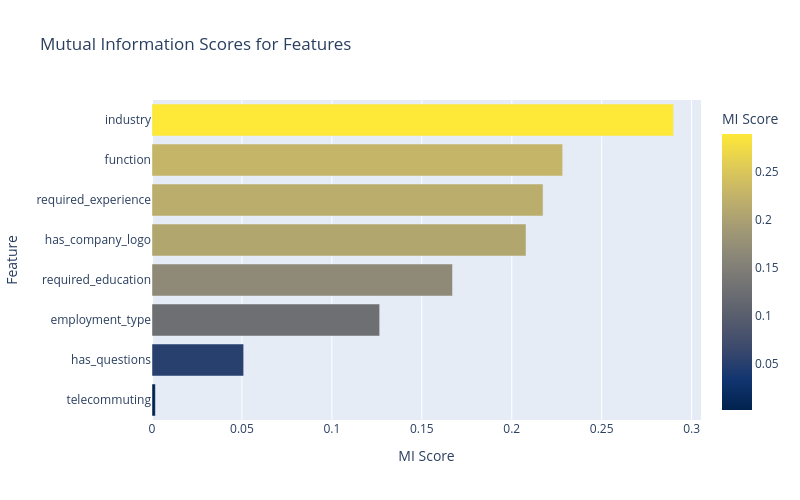
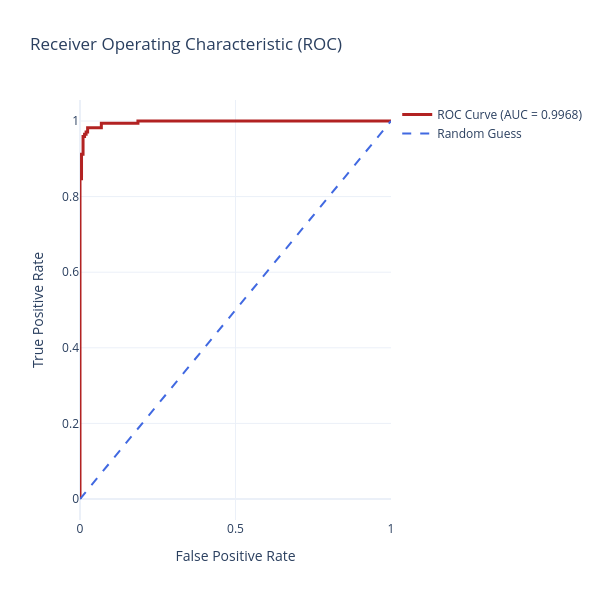
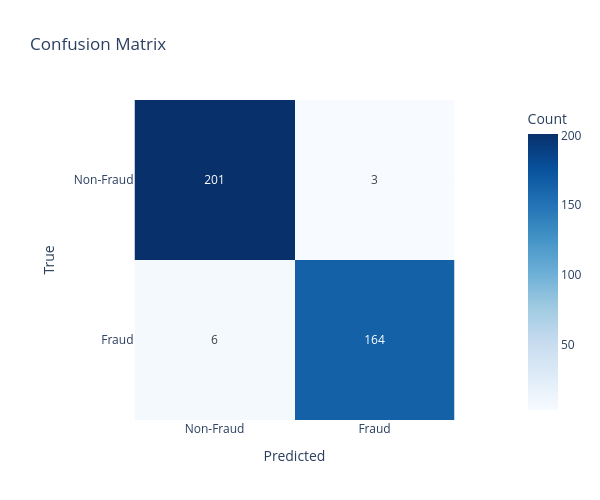

Notebook source saved alongside these figures, in order:
### Markdown cell above
## Final Logistic Model

### Code cell
# Define feature categories
text_columns = ['title', 'company_profile', 'description', 'requirements', 'benefits']
categorical_columns = ['employment_type', 'required_experience', 'required_education', 'function', 'industry']
numerical_columns = ['telecommuting', 'has_company_logo', 'has_questions']

# Preprocess text data
data[text_columns] = data[text_columns].fillna('').applymap(preprocess_text)

# Compute MI scores for categorical and numerical features
X_numerical = data[numerical_columns]
X_categorical = data[categorical_columns].apply(lambda x: x.astype('category').cat.codes)  # Convert categorical to numerical codes
y = data['fraudulent']  # Target variable

mi_numerical = mutual_info_classif(X_numerical, y)
mi_categorical = mutual_info_classif(X_categorical, y)

# Create a DataFrame of MI scores
mi_scores = pd.DataFrame({
    'Feature': numerical_columns + categorical_columns,
    'MI Score': np.concatenate([mi_numerical, mi_categorical])
})

# Define a threshold for MI scores (e.g., 0.1)
mi_threshold = 0.15

# Sort by MI score and select features above the threshold
mi_scores = mi_scores.sort_values(by='MI Score', ascending=False)
top_mi_features = mi_scores[mi_scores['MI Score'] > mi_threshold]['Feature'].tolist()

# Visualization of MI Scores (Plotly)
fig_mi = px.bar(
    mi_scores,
    x='MI Score',
    y='Feature',
    orientation='h',
    color='MI Score',
    color_continuous_scale='Cividis',
    title='Mutual Information Scores for Features'
)
fig_mi.update_layout(yaxis={'categoryorder': 'total ascending'}, width=800, height=500)
fig_mi.show()

# Final selected features: All text columns + Top MI-selected categorical/numerical features
selected_features = text_columns + top_mi_features
print(f"\nSelected Features for Model: {selected_features}\n")

# TF-IDF Vectorization for text data
tfidf_transformers = [(col, TfidfVectorizer(max_features=5000), col) for col in text_columns]

# Define preprocessing pipeline with selected features
preprocessor = ColumnTransformer(
    transformers=tfidf_transformers + [
        ('num', MinMaxScaler(), [f for f in numerical_columns if f in top_mi_features]),  # Only selected numerical features
        ('cat', TargetEncoder(), [f for f in categorical_columns if f in top_mi_features])  # Target Encoding instead of OneHotEncoder
    ]
)

# Model pipeline
pipeline = Pipeline([
    ('preprocessor', preprocessor),
    ('classifier', LogisticRegression())
])

# Split into training and testing sets
X_train, X_test, y_train, y_test = train_test_split(
    data[selected_features], y, test_size=0.2, random_state=42
)

# Train the model
pipeline.fit(X_train, y_train)

# Cross-validation
cv = StratifiedKFold(n_splits=5, shuffle=True, random_state=42)
cross_val_scores = cross_val_score(pipeline, data[selected_features], y, cv=cv, scoring='accuracy')

print(f"Cross-validation scores: {cross_val_scores}")
print(f"Average cross-validation score: {cross_val_scores.mean():.4f}")

# SHAP Analysis
X_train_transformed = pipeline.named_steps['preprocessor'].fit_transform(X_train, y_train)
X_test_transformed = pipeline.named_steps['preprocessor'].transform(X_test)

# Preprocessing and feature names extraction for TF-IDF (text columns)
feature_names = []
for col, vectorizer, _ in tfidf_transformers:
    vectorizer_fitted = vectorizer.fit(data[col])
    feature_names.extend(vectorizer_fitted.get_feature_names_out())

# Handling numerical feature names
numerical_feature_names = [f for f in numerical_columns if f in top_mi_features]
# After scaling, the numerical feature names need to be preserved
numerical_feature_names_scaled = numerical_feature_names  # After MinMax scaling, these should be the same

# Handling categorical feature names
categorical_feature_names = [f for f in categorical_columns if f in top_mi_features]

# Combine all feature names (text, numerical, and categorical)
all_feature_names = feature_names + numerical_feature_names_scaled + categorical_feature_names

# Ensure SHAP explainer is correctly initialized
explainer = shap.Explainer(pipeline.named_steps['classifier'], X_train_transformed)

# Compute SHAP values
shap_values = explainer(X_test_transformed)

# SHAP summary plot (Matplotlib remains)
shap.summary_plot(shap_values, X_test_transformed, feature_names=all_feature_names)

# SHAP bar plot (Matplotlib remains)
shap.summary_plot(shap_values, X_test_transformed, feature_names=all_feature_names, plot_type="bar")

# Model Evaluation
y_pred = pipeline.predict(X_test)

accuracy = accuracy_score(y_test, y_pred)
precision = precision_score(y_test, y_pred)
recall = recall_score(y_test, y_pred)
f1 = f1_score(y_test, y_pred)

print(f"\nModel Performance:")
print(f"Accuracy: {accuracy:.4f}")
print(f"Precision: {precision:.4f}")
print(f"Recall: {recall:.4f}")
print(f"F1 Score: {f1:.4f}")

# ROC Curve (Plotly)
fpr, tpr, thresholds = roc_curve(y_test, pipeline.predict_proba(X_test)[:, 1])
roc_auc = auc(fpr, tpr)

fig_roc = go.Figure()
fig_roc.add_trace(go.Scatter(x=fpr, y=tpr, mode='lines',
                             name=f'ROC Curve (AUC = {roc_auc:.4f})',
                             line=dict(color='firebrick', width=3)))
fig_roc.add_trace(go.Scatter(x=[0, 1], y=[0, 1], mode='lines',
                             name='Random Guess',
                             line=dict(color='royalblue', dash='dash')))
fig_roc.update_layout(title='Receiver Operating Characteristic (ROC)',
                      xaxis_title='False Positive Rate',
                      yaxis_title='True Positive Rate',
                      width=600, height=600,
                      template='plotly_white')
fig_roc.show()

# Confusion Matrix (Plotly)
conf_matrix = confusion_matrix(y_test, y_pred)
conf_matrix_df = pd.DataFrame(conf_matrix,
                              index=['Non-Fraud', 'Fraud'],
                              columns=['Non-Fraud', 'Fraud'])

fig_cm = px.imshow(conf_matrix_df,
                   text_auto=True,
                   color_continuous_scale='Blues',
                   title='Confusion Matrix',
                   labels=dict(x="Predicted", y="True", color="Count"))
fig_cm.update_layout(width=600, height=500, template='plotly_white')
fig_cm.show()

# Scam Severity Score based on probability (the probability of being fraudulent)
scam_severity_score = pipeline.predict_proba(X_test)[:, 1]

# Add the scam severity score to the test dataset
X_test['scam_severity_score'] = scam_severity_score

# Display a few example predictions with scam severity score
print(f"\nExample Predictions with Scam Severity Scores:\n")
example_predictions = pd.DataFrame({
    'True Label': y_test,
    'Predicted Label': y_pred,
    'Scam Severity Score': scam_severity_score
})

print(example_predictions.head())

### Figure 1 — Plotly figure (JSON) as saved in the notebook; plotly's stock layout.template omitted (floating-point values rounded to 4 significant figures)
{"data": [{"hovertemplate": "MI Score=%{marker.color}<br>Feature=%{y}<extra></extra>", "legendgroup": "", "marker": {"color": [0.2899, 0.2283, 0.2174, 0.2079, 0.1671, 0.1266, 0.05096, 0.001866], "coloraxis": "coloraxis", "pattern": {"shape": ""}}, "name": "", "orientation": "h", "showlegend": false, "textposition": "auto", "type": "bar", "x": [0.2899, 0.2283, 0.2174, 0.2079, 0.1671, 0.1266, 0.05096, 0.001866], "xaxis": "x", "y": ["industry", "function", "required_experience", "has_company_logo", "required_education", "employment_type", "has_questions", "telecommuting"], "yaxis": "y"}], "layout": {"barmode": "relative", "coloraxis": {"colorbar": {"title": {"text": "MI Score"}}, "colorscale": [[0, "#00224e"], [0.1111, "#123570"], [0.2222, "#3b496c"], [0.3333, "#575d6d"], [0.4444, "#707173"], [0.5556, "#8a8678"], [0.6667, "#a59c74"], [0.7778, "#c3b369"], [0.8889, "#e1cc55"], [1, "#fee838"]]}, "height": 500, "legend": {"tracegroupgap": 0}, "title": {"text": "Mutual Information Scores for Features"}, "width": 800, "xaxis": {"anchor": "y", "domain": [0, 1], "title": {"text": "MI Score"}}, "yaxis": {"anchor": "x", "categoryorder": "total ascending", "domain": [0, 1], "title": {"text": "Feature"}}}}

### Figure 2 — Plotly figure (JSON) as saved in the notebook; plotly's stock layout.template omitted (floating-point values rounded to 4 significant figures)
{"data": [{"line": {"color": "firebrick", "width": 3}, "mode": "lines", "name": "ROC Curve (AUC = 0.9968)", "type": "scatter", "x": [0.0, 0.0, 0.0, 0.0, 0.0, 0.0, 0.0, 0.0, 0.0, 0.0, 0.0, 0.0, 0.0, 0.004902, 0.004902, 0.004902, 0.004902, 0.009804, 0.009804, 0.01471, 0.01471, 0.01961, 0.01961, 0.02451, 0.02451, 0.06863, 0.06863, 0.1863, 0.1863, 0.2353, 0.2451, 0.9804, 0.9902, 1.0], "y": [0.0, 0.005882, 0.1706, 0.1824, 0.4471, 0.4588, 0.5471, 0.5588, 0.6765, 0.6941, 0.7647, 0.7824, 0.8471, 0.8471, 0.8882, 0.9, 0.9118, 0.9118, 0.9588, 0.9588, 0.9647, 0.9647, 0.9706, 0.9706, 0.9824, 0.9824, 0.9941, 0.9941, 1.0, 1.0, 1.0, 1.0, 1.0, 1.0]}, {"line": {"color": "royalblue", "dash": "dash"}, "mode": "lines", "name": "Random Guess", "type": "scatter", "x": [0, 1], "y": [0, 1]}], "layout": {"height": 600, "title": {"text": "Receiver Operating Characteristic (ROC)"}, "width": 600, "xaxis": {"title": {"text": "False Positive Rate"}}, "yaxis": {"title": {"text": "True Positive Rate"}}}}

### Figure 3 — Plotly figure (JSON) as saved in the notebook; plotly's stock layout.template omitted (floating-point values rounded to 4 significant figures)
{"data": [{"coloraxis": "coloraxis", "hovertemplate": "Predicted: %{x}<br>True: %{y}<br>Count: %{z}<extra></extra>", "name": "0", "texttemplate": "%{z}", "type": "heatmap", "x": ["Non-Fraud", "Fraud"], "xaxis": "x", "y": ["Non-Fraud", "Fraud"], "yaxis": "y", "z": [[201, 3], [6, 164]]}], "layout": {"coloraxis": {"colorbar": {"title": {"text": "Count"}}, "colorscale": [[0, "rgb(247,251,255)"], [0.125, "rgb(222,235,247)"], [0.25, "rgb(198,219,239)"], [0.375, "rgb(158,202,225)"], [0.5, "rgb(107,174,214)"], [0.625, "rgb(66,146,198)"], [0.75, "rgb(33,113,181)"], [0.875, "rgb(8,81,156)"], [1, "rgb(8,48,107)"]]}, "height": 500, "title": {"text": "Confusion Matrix"}, "width": 600, "xaxis": {"anchor": "y", "constrain": "domain", "domain": [0, 1], "scaleanchor": "y", "title": {"text": "Predicted"}}, "yaxis": {"anchor": "x", "autorange": "reversed", "constrain": "domain", "domain": [0, 1], "title": {"text": "True"}}}}
